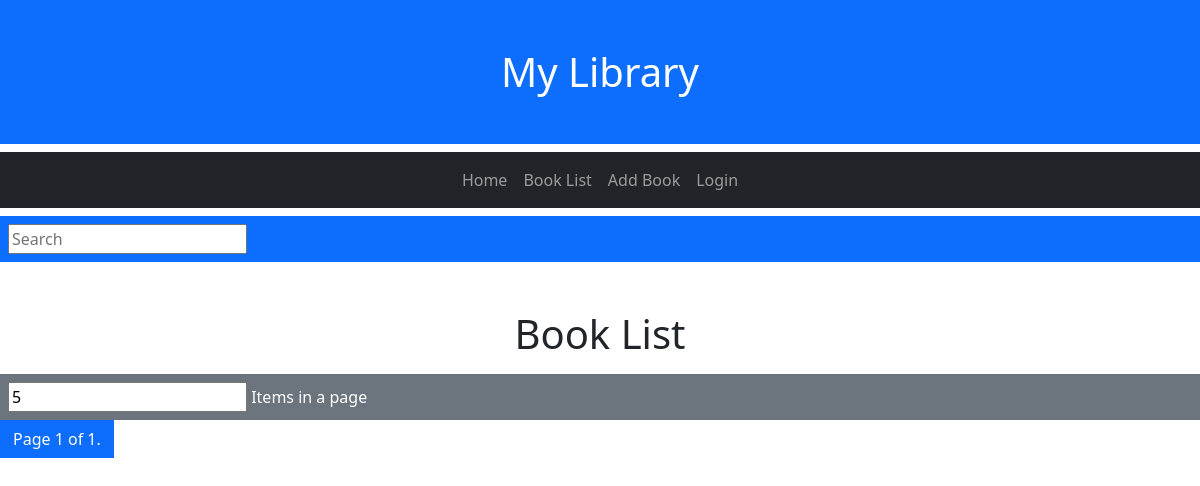
The app's page /ListPage/, older data.
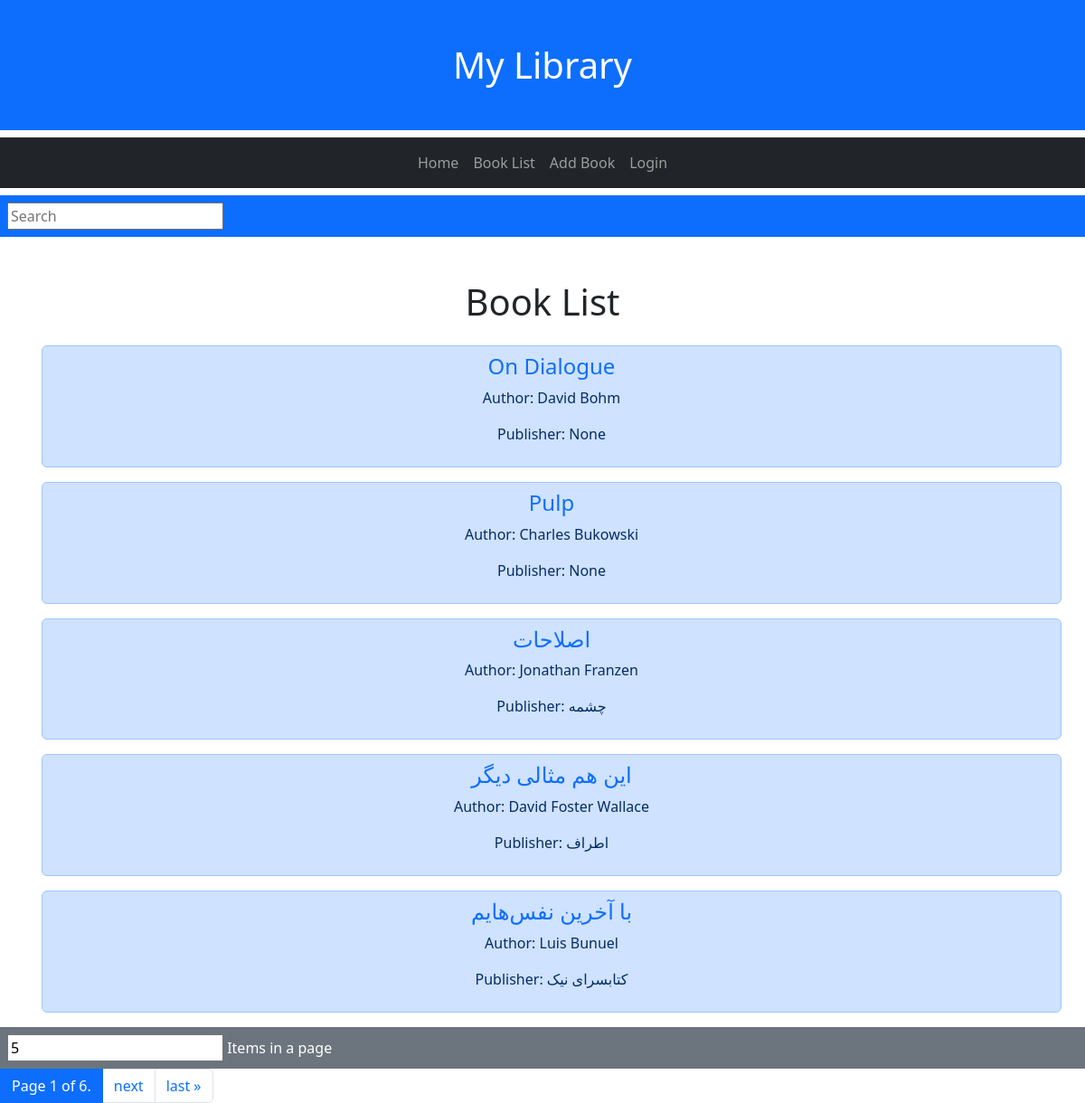
The same page, newer data.
### library/models.py (models this page shows, shortened)
class Book(models.Model):
    title = models.CharField(max_length=100)
    author_name = models.CharField('Author Name',max_length=50, null = True, blank=True)
    author_surname = models.CharField('Author Surname',max_length=50)
    publisher = models.CharField(max_length=50, null=True, blank=True)
    genre = models.CharField(
        max_length = 20,
        choices = GENRE_CHOICES,
        default = 'Literature'
    )
    created = models.DateTimeField(auto_now_add=True)
    borrowed = models.BooleanField(default=False)
    class Meta:
        ordering = ['title']

### library/views.py (the view)
# urls.py: path('ListPage/', views.ListPage.as_view(), name = 'ListPage'),
class ListPage(generic.ListView):
    template_name = "library/booklist.html"
    context_object_name = 'book_list'
    paginate_by = 5
    def get_queryset(self):
        q = self.request.GET.get('q') if self.request.GET.get('q') != None else ""
        p = int(self.request.GET.get('p')) if self.request.GET.get('p') != None else self.paginate_by
        self.paginate_by = p
        book_list = Book.objects.filter(
            Q(title__icontains = q) |
            Q(author_surname__icontains = q) |
            Q(genre__icontains = q) |
            Q(publisher__icontains = q)
        ).values()
        return book_list
    def get_context_data(self, *args, **kwargs):
        context = super(ListPage,self).get_context_data(*args,**kwargs)
        q = self.request.GET.get('q') if self.request.GET.get('q') != None else ""
        p = int(self.request.GET.get('p')) if self.request.GET.get('p') != None else self.paginate_by
        context['query'] = q
        context['pagination'] = p
        return context

### library/templates/library/booklist.html (shortened to what this page needs)
{% extends "library/master.html" %}
{% block content %}
<form class="pt-2" method = "GET" action = "{% url 'library:ListPage' %}">
    <div class="container-fluid p-2 bg-primary">
        <input type = "text" name="q" placeholder="Search" value="{{query}}">
    </div>
</form>
<h1 class=".container-fluid text-center pt-5">Book List</h1>
<ul>
    {% for book in book_list %}
        <div class="container pt-3 list-group text-center" >
            <li class="list-group-item list-group-item-primary"><h4><a class="text-decoration-none" href = "{% url 'library:detail' book.id %}">{{book.title}}</a></h4>
            {% if book.author_name == null %}
                <p>Author: {{book.author_surname}}</p>
                <p> Publisher: {{book.publisher}}</p>
            {% else %}
                <p>Author: {{book.author_name}} {{book.author_surname}}</p>
                <p> Publisher: {{book.publisher}}</p>
            {% endif %}
            </li>
        </div>
    {% endfor %}
</ul>
<form method = "GET" action = "{% url 'library:ListPage' %}">
    <div class="container-fluid p-2 text-bg-secondary">
        <input type = "number" name="p" placeholder="5" min="1" value="{{pagination}}">
        <label for="p">Items in a page</label>
    </div>
</form>
<div class="pagination">
    <li class="step-links">
        <span class="current page-link active">
            Page {{ page_obj.number }} of {{ page_obj.paginator.num_pages }}.
        </span>
        {% if page_obj.has_next %}
            <li class="page-item"><a class="page-link" href="?q={{query}}&p={{pagination}}&page={{ page_obj.next_page_number }}">next</a></li>
            <li class="page-item"><a class="page-link" href="?q={{query}}&p={{pagination}}&page={{ page_obj.paginator.num_pages }}">last &raquo;</a></li>
        {% endif %}
</div>
{% endblock %}

### library/templates/library/master.html (shortened to what this page needs)
<!DOCTYPE html>
<html>
<head>
  <link href="https://cdn.jsdelivr.net/npm/bootstrap@5.3.3/dist/css/bootstrap.min.css" rel="stylesheet">
</head>
<body>
  <h1 class="container-fluid p-5 bg-primary text-white text-center">My Library</h1>
  <nav class="navbar navbar-expand-sm bg-dark navbar-dark">
    <div class="container-fluid justify-content-center">
      <ul class="navbar-nav nav-pills">
        <li class="nav-item"><a class="nav-link" href = "{% url 'library:home' %}">Home</a></li>
        <li class="nav-item"><a class="nav-link" href = "{% url 'library:ListPage' %}">Book List</a></li>
        <li class="nav-item"><a class="nav-link" href = "{% url 'library:AddPage' %}">Add Book</a></li>
        {% if request.user.is_authenticated %}
        <li class="nav-item"><a class="nav-link" href = "{% url 'library:ConfirmLogout' %}">Logout</a></li>
        {% else %}
        <li class="nav-item"><a class="nav-link" href = "{% url 'library:Login' %}">Login</a></li>
        {% endif %}
      </ul>
    </div>
  </nav>
{% block content %}
{% endblock %}
</body>
</html>

Row changes from the older to the newer data that the page shows:
added Book: title "On Dialogue", author_name "David", author_surname "Bohm", publisher "None"
added Book: title "Pulp", author_name "Charles", author_surname "Bukowski", publisher "None"
added Book: title "اصلاحات", author_name "Jonathan", author_surname "Franzen", publisher "چشمه"
added Book: title "این هم مثالی دیگر", author_name "David Foster", author_surname "Wallace", publisher "اطراف"
added Book: title "با آخرین نفس‌هایم", author_name "Luis", author_surname "Bunuel", publisher "کتابسرای نیک"
Text that changed along with them:
{{ page_obj.paginator.num_pages }}: "1" → "6"
text now shown: "next last »"
